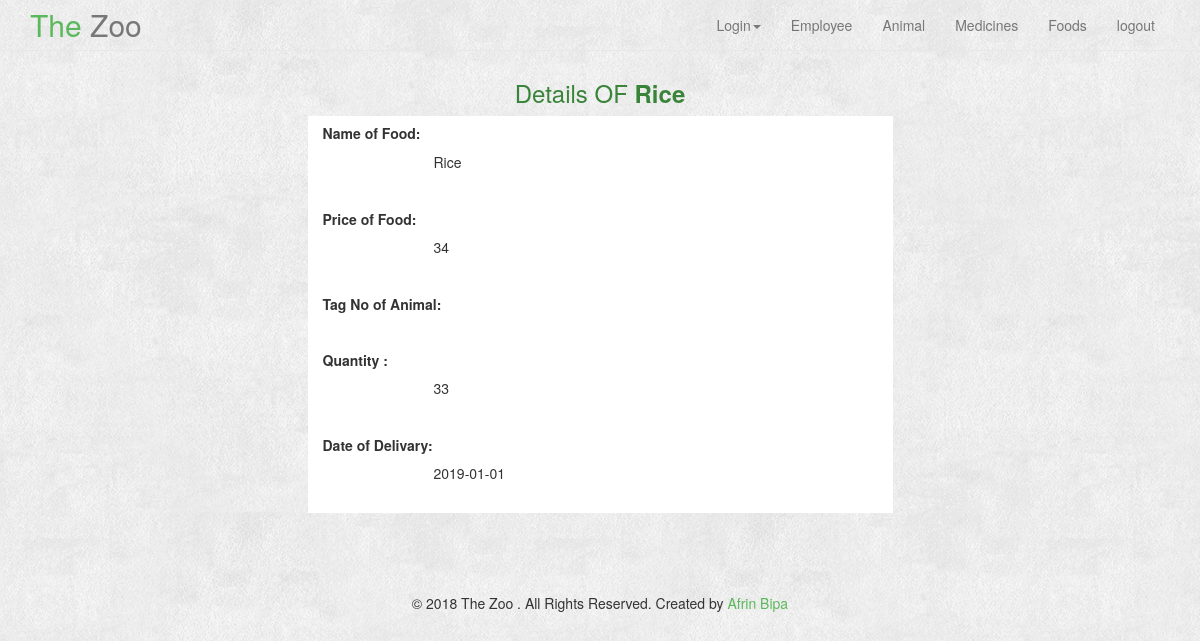
Page /Login/FoodView.php?id=2 (signed in) on the committed database.
### tables this page shows
CREATE TABLE `food` (
  `id` int(55) NOT NULL,
  `name` varchar(55) NOT NULL,
  `price` double NOT NULL,
  `quantity` double NOT NULL,
  `delivery_time` date NOT NULL,
  `E_id` int(11) NOT NULL
);

### Login/FoodView.php (the view, shortened to what this page needs)
<?php
$id = $_GET['id'];
$conn = mysqli_connect('localhost','root','','registrations');
$sql = "SELECT * FROM food WHERE id = $id";
$result = mysqli_query($conn, $sql);
$fd= mysqli_fetch_assoc($result);
?>
<?php include('header.php') ?>
<br><br><br>
<div class="container">
    <h3 style="text-align: center; color: #398439">Details OF <b><?php echo $fd['name'] ?></b></h3>
    <div class="row">
        <div style="background-color: white" class="col-md-6 col-md-offset-3">
            <h5><b>Name of Food:</b></h5>
            <p style="margin-left: 20%"><?php echo $fd['name'] ?></p><br>
            <h5><b>Price of Food:</b></h5>
            <p style="margin-left: 20%"><?php echo $fd['price'] ?></p><br>
            <h5><b>Tag No of Animal:</b></h5>
            <p style="margin-left: 20%"><?php echo $fd['tag'] ?></p><br>
            <h5><b>Quantity :</b></h5>
            <p style="margin-left: 20%"><?php echo $fd['quantity'] ?></p><br>
            <h5><b>Date of Delivary:</b></h5>
            <p style="margin-left: 20%"><?php echo $fd['delivery_time'] ?></p><br>
        </div>
    </div>
</div>
<?php include('footer.php') ?>

### Login/css/bootshape.css (style rules this page uses)
body { background-image:url('../img/bg.png'); background-repeat:repeat; }

### rows in the picture
food: name "Rice", price "34", quantity "33", delivery_time "2019-01-01"
